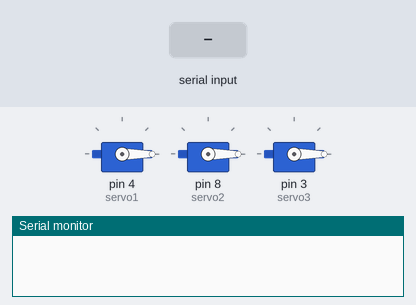
A sketch run on a simulated Arduino Uno, built with avr-gcc and run on an emulated ATmega328P. Parts: 3 × servo, the last lines printed to the serial monitor. Inputs (shaded band) come from the test bench.

Above: at 1.2 s.
1.3 s: "1\n" received over Serial
At 2.1 s:
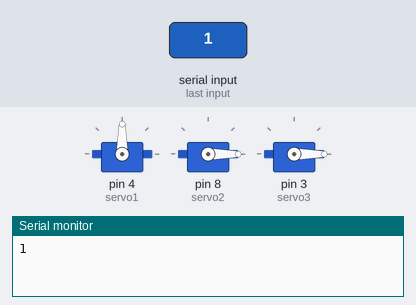
3.8 s: byte 50 ('2') received over Serial
At 4.4 s:
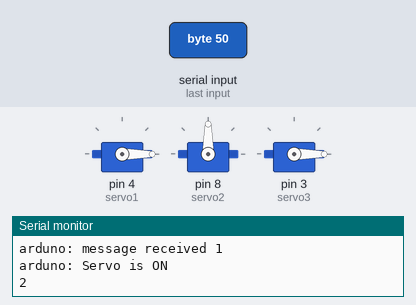
6.3 s: byte 51 ('3') received over Serial
At 7.1 s:
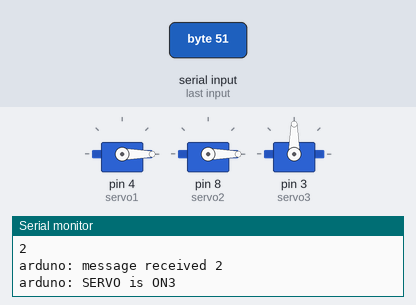
Timing chart, 0 to 9.3 s (numbered marks = the images above; inputs shaded):
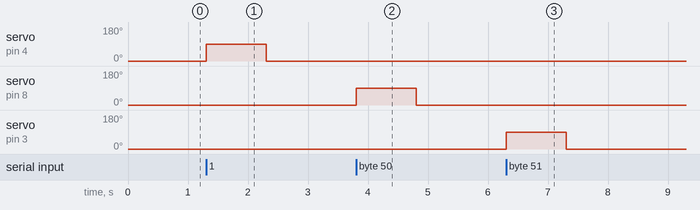

Measured:
- after the input at 1.3 s, servo on pin 4 (servo1): 0° → 90° at once, → 0° 1.0 s later
- after the input at 3.8 s, servo on pin 8 (servo2): 0° → 90° at once, → 0° 1.0 s later
- after the input at 6.3 s, servo on pin 3 (servo3): 0° → 90° at once, → 0° 1.0 s later

The sketch:

Bluetooth_Servo.ino
```cpp
#include <Servo.h>

Servo servo1;
Servo servo2;
Servo servo3;
//Servo servo4;
char data = 0; //Variable for storing received data
void setup()
{
 Serial.begin(9600); //Sets the data rate in bits per second (baud) for serial data transmission
 //pinMode(13, OUTPUT); //Sets digital pin 13 as output pin
 servo1.attach(4);
 servo2.attach(8);
 servo3.attach(3);
 //servo4.attach();

 servo1.write(0);
 servo2.write(0);
 servo3.write(0);
 //servo4.write(0);
}
void loop()
{
 if(Serial.available() > 0) // Send data only when you receive data:
 {
 data = Serial.read(); //Read the incoming data and store it into variable data
 Serial.write(data); //Print Value inside data in Serial monitor
 Serial.print("\n"); //New line

 if(data == '1') //Checks whether value of data is equal to 1
 {
 //digitalWrite(13, HIGH); //If value is 1 then LED turns ON
 servo1.write(90);
 delay(1000);
 servo1.write(0);

 Serial.write("arduno: message received ");
 Serial.write(data);
 Serial.print("\n"); //New line
 Serial.write("arduno: Servo is ON");
 }
 else if(data == '2') //Checks whether value of data is equal to 0
 {
 //digitalWrite(13, LOW); //If value is 0 then LED turns OFF
 servo2.write(90);
 delay(1000);
 servo2.write(0);
 Serial.write("arduno: message received ");
 Serial.write(data);
 Serial.print("\n"); //New line
 Serial.write("arduno: SERVO is ON");

 }

  else if(data == '3') //Checks whether value of data is equal to 0
 {
 //digitalWrite(13, LOW); //If value is 0 then LED turns OFF
 servo3.write(90);
 delay(1000);
 servo3.write(0);
 Serial.write("arduno: message received ");
 Serial.write(data);
 Serial.print("\n"); //New line
 Serial.write("arduno: SERVO is ON");
 }


 }

}
```
